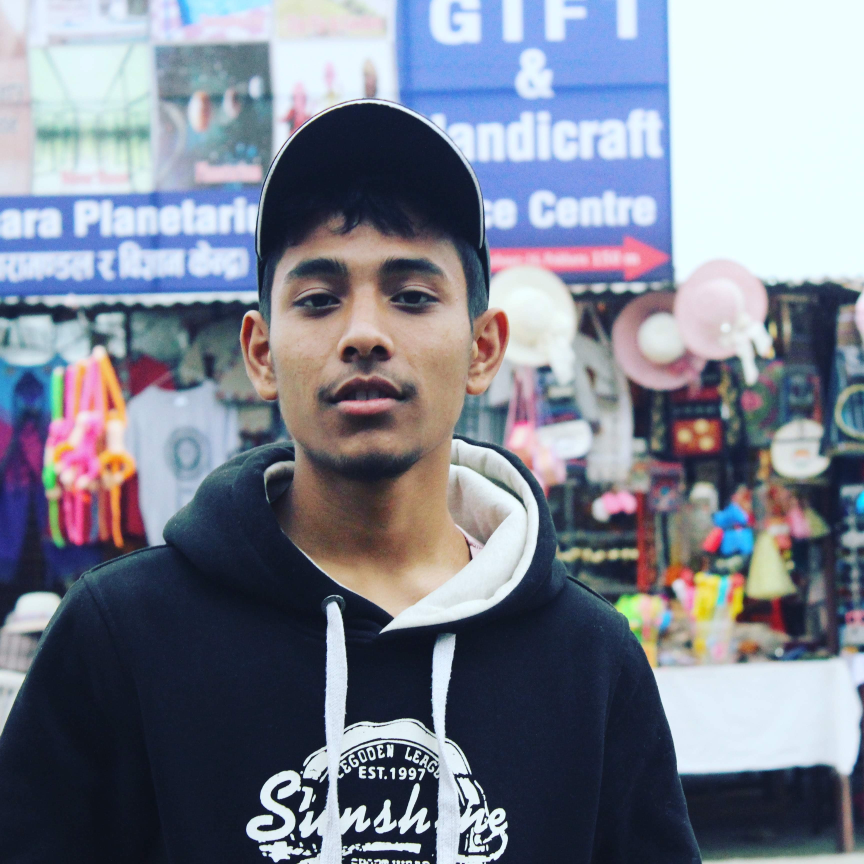
#> input picture DIP lab/output_image/1.jpg, 3456 x 3456 px, given in place of rubina.jpg, which was not available (shown at 1/4 size)
$ python 4DigNeg.py
#> lines starting #> are read from the running program, lines starting #| are printed output that depends on the picture
import cv2
import os

image_path = 'rubina.jpg'
output_folder = 'output_image'

image = cv2.imread(image_path)
#> image is the input picture: shape (3456, 3456, 3); mean B, G, R 143.3, 129.3, 124
os.makedirs(output_folder, exist_ok=True)
output_image_path = os.path.join(output_folder, '4.jpg')
negative_image = 255 - image
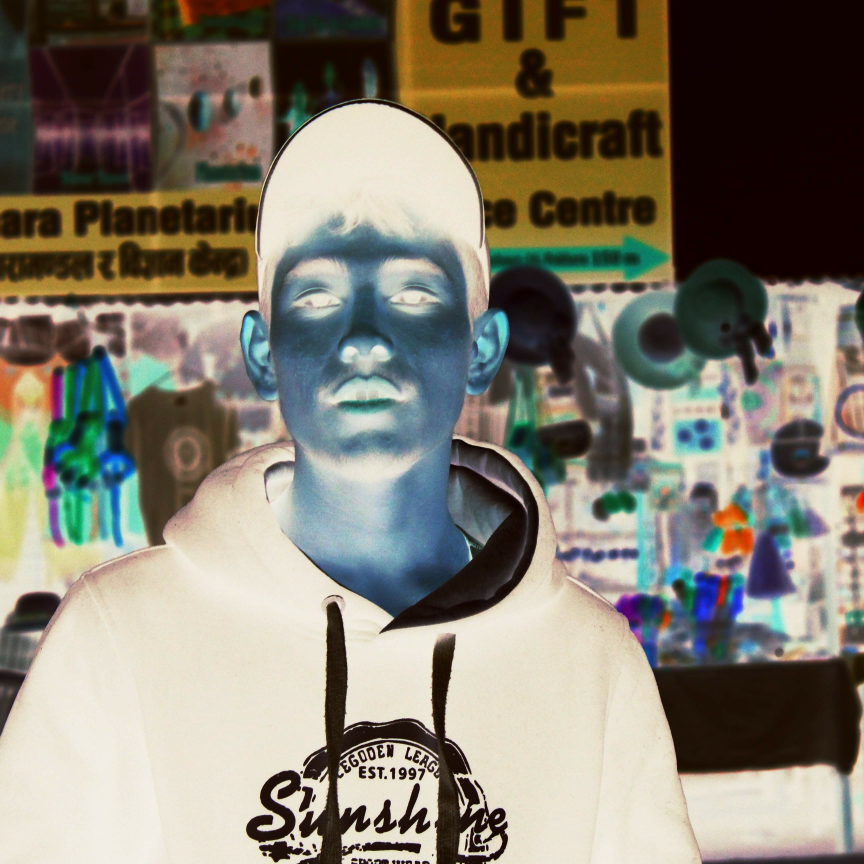
#> negative_image: shape (3456, 3456, 3) (shown at 1/4 size); mean B, G, R 111.7, 125.7, 131
cv2.imwrite(output_image_path,negative_image )
cv2.imshow('Image', negative_image)
cv2.waitKey(0)
cv2.destroyAllWindows()

$ run again, on DIP lab/output_image/10.jpg
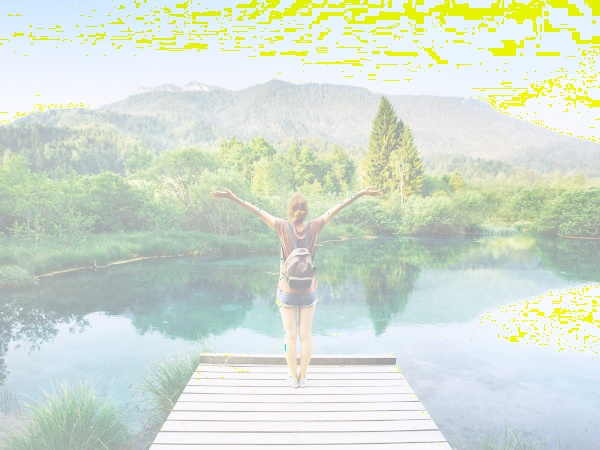
#> input picture DIP lab/output_image/10.jpg, 600 x 450 px, given in place of rubina.jpg, which was not available
#> image is the input picture: shape (450, 600, 3); mean B, G, R 209.6, 223.1, 212
#> `negative_image = 255 - image`:
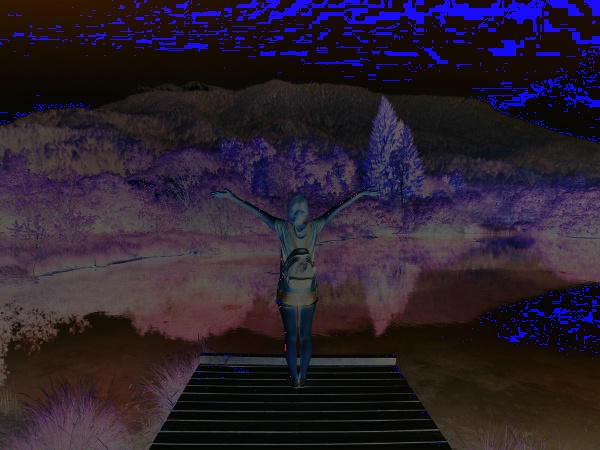
#> negative_image: shape (450, 600, 3); mean B, G, R 45.4, 31.9, 43

$ run again, on DIP lab/output_image/12.jpg
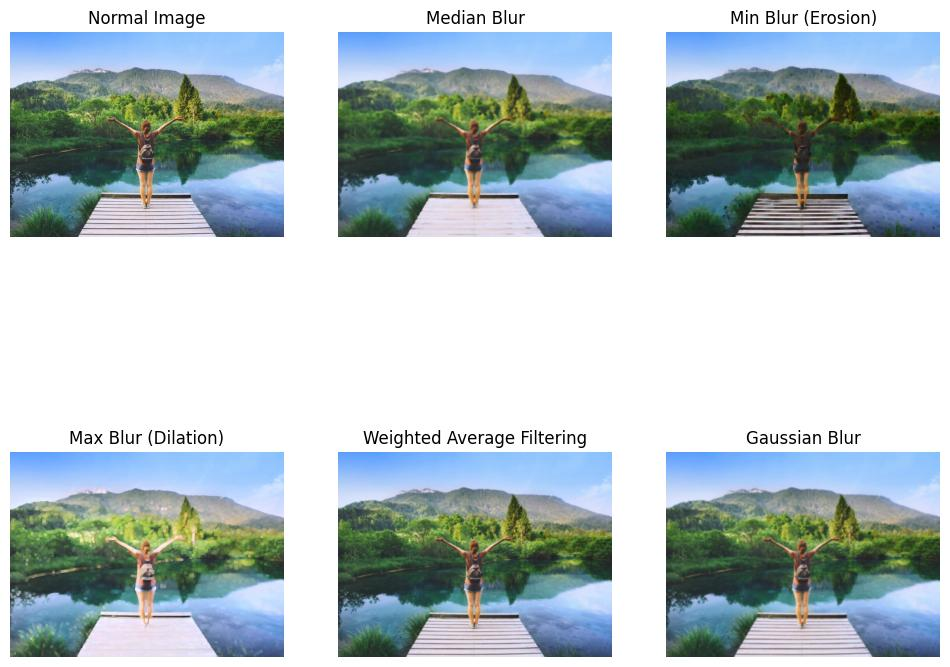
#> input picture DIP lab/output_image/12.jpg, 950 x 667 px, given in place of rubina.jpg, which was not available
#> image is the input picture: shape (667, 950, 3); mean B, G, R 195.9, 192.8, 179.7
#> `negative_image = 255 - image`:
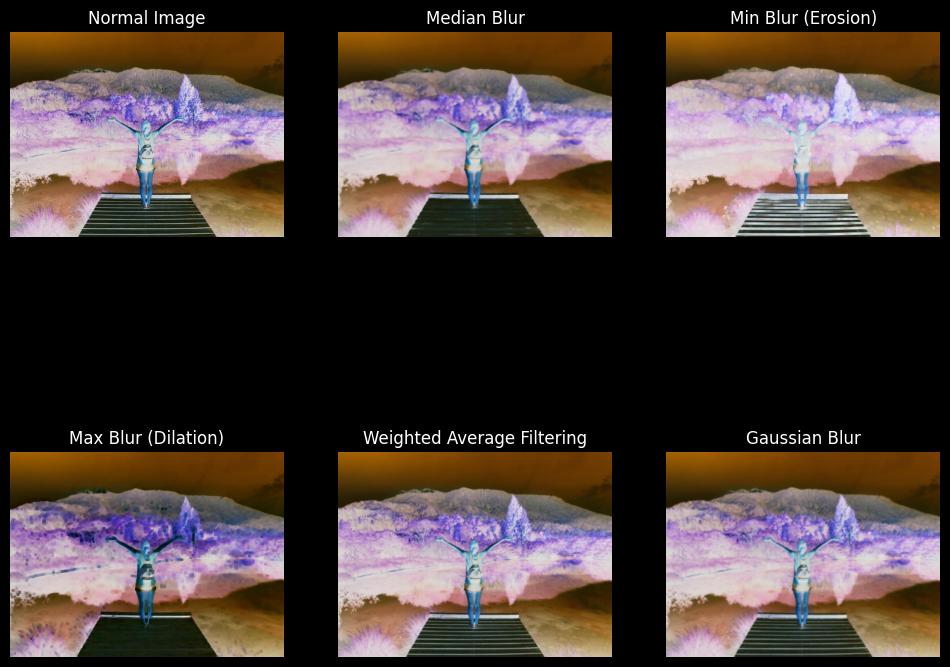
#> negative_image: shape (667, 950, 3); mean B, G, R 59.1, 62.2, 75.3
